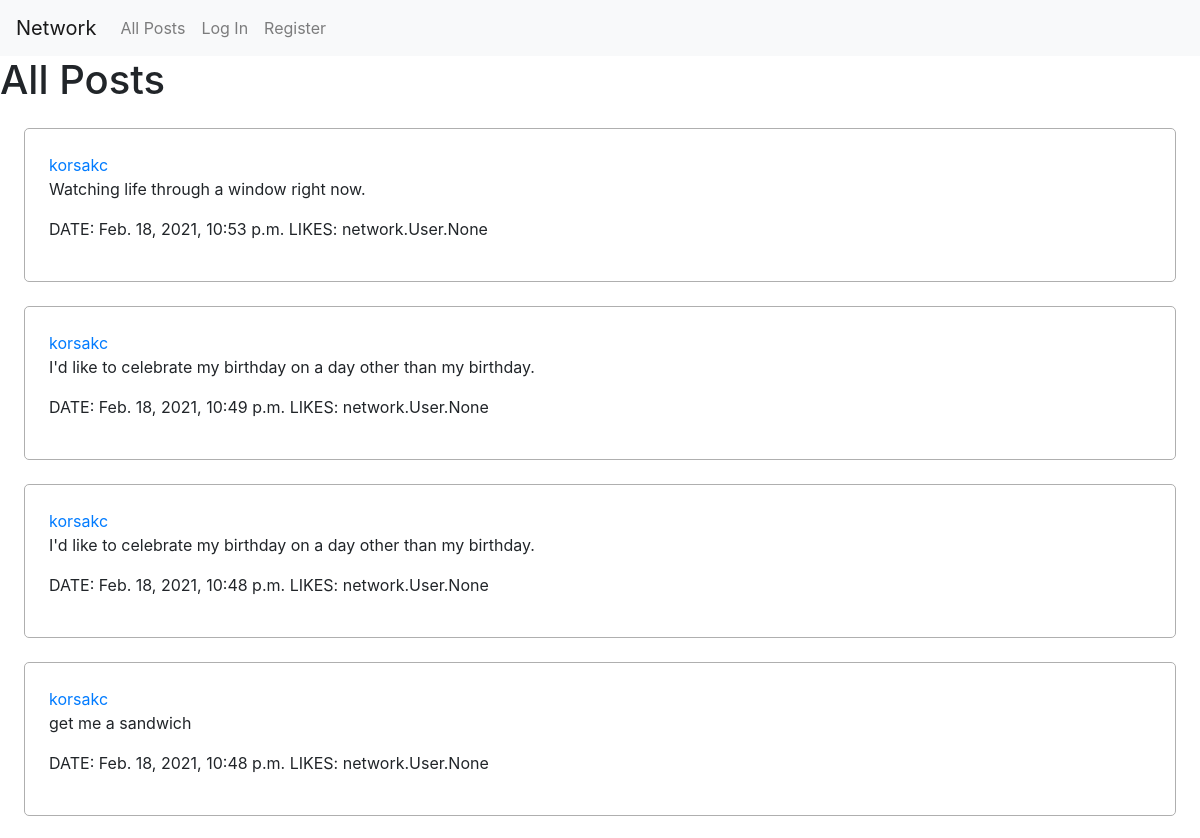
/ (upper part), run on an earlier commit of the app's database.
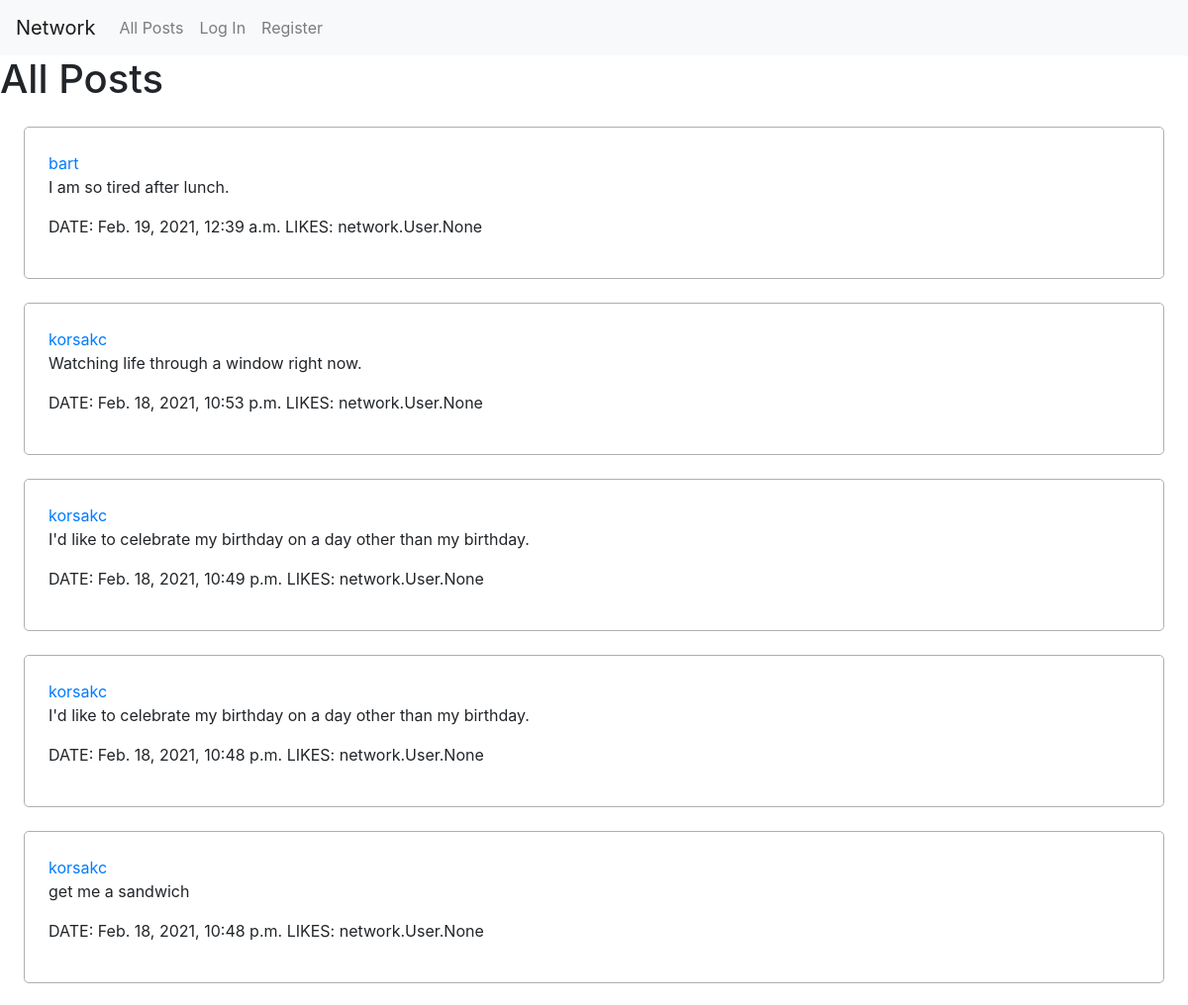
And on a later commit of the database.
### network/models.py (models this page shows, shortened)
class Post(models.Model):
  creator = models.ForeignKey(User, on_delete=models.CASCADE)
  date = models.DateTimeField(auto_now_add=True)
  text = models.CharField(max_length=280)
  likes = models.ManyToManyField(User, blank=True, related_name="likedbyuser")

class User(AbstractUser):
  followers = models.ManyToManyField('User', blank=True, related_name="following")

### network/views.py (the view)
# urls.py: path("", views.index, name="index"),
def index(request):
    return render(request, "network/index.html", {
      "posts": Post.objects.all().order_by('-date')
    })

### network/templates/network/index.html (shortened to what this page needs)
{% extends "network/layout.html" %}
{% block body %}
  <h1>All Posts</h1>
  <section>
    {% for post in posts %}
      <div class="post">
        <a href="{% url 'profile' post.creator.username %}">{{ post.creator.username }}</a>
        <p>{{ post.text }}</p>
        <p><span>DATE: {{ post.date }}</span> <span>LIKES: {{ post.likes }}</span>
      </div>
    {% endfor %}
  </section>
{% endblock %}

What changed in the data, as far as the page shows it:
added Post: creator.username "bart", text "I am so tired after lunch.", date "Feb. 19, 2021, 12:39 a.m.", likes "network.User.None"
